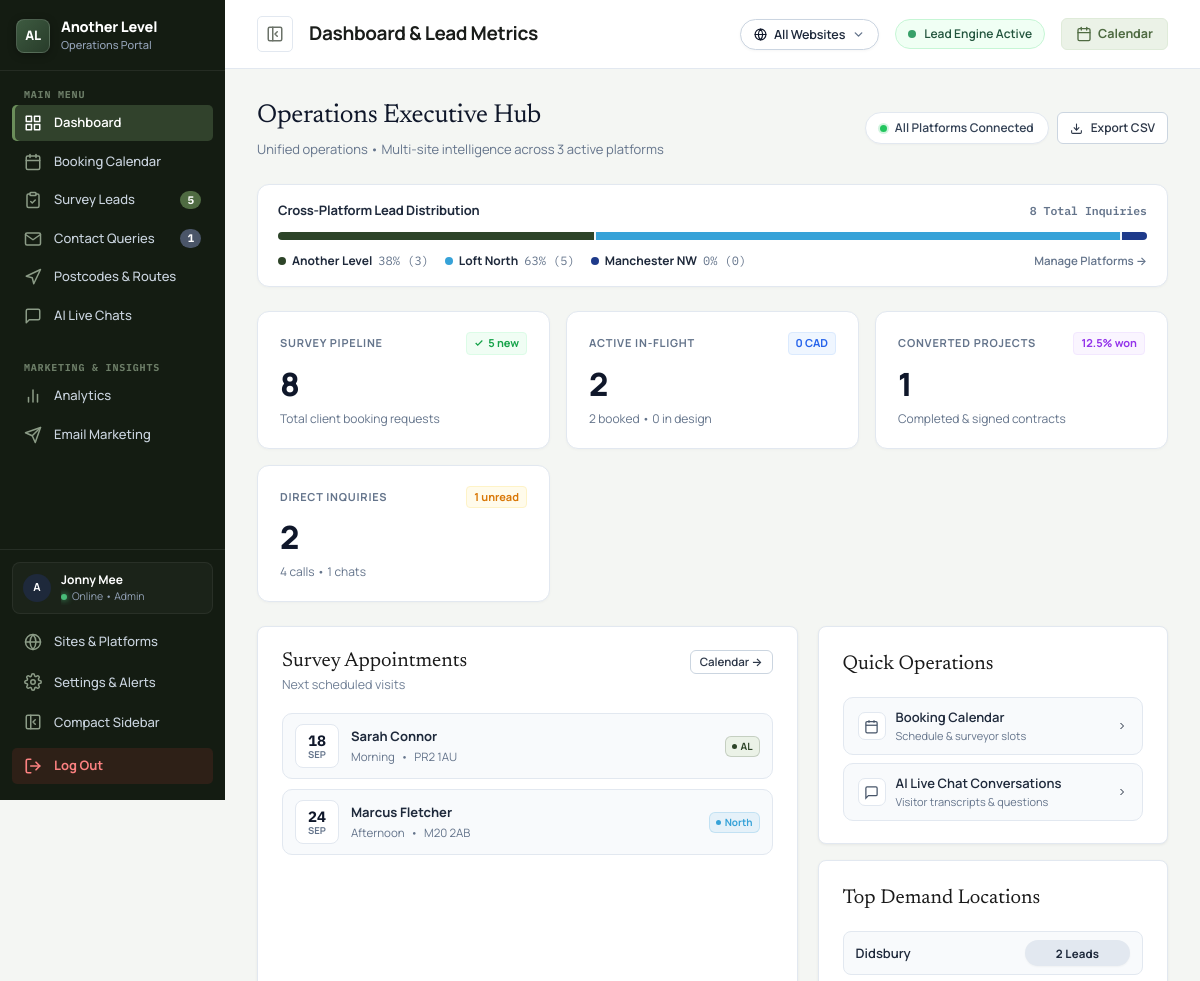
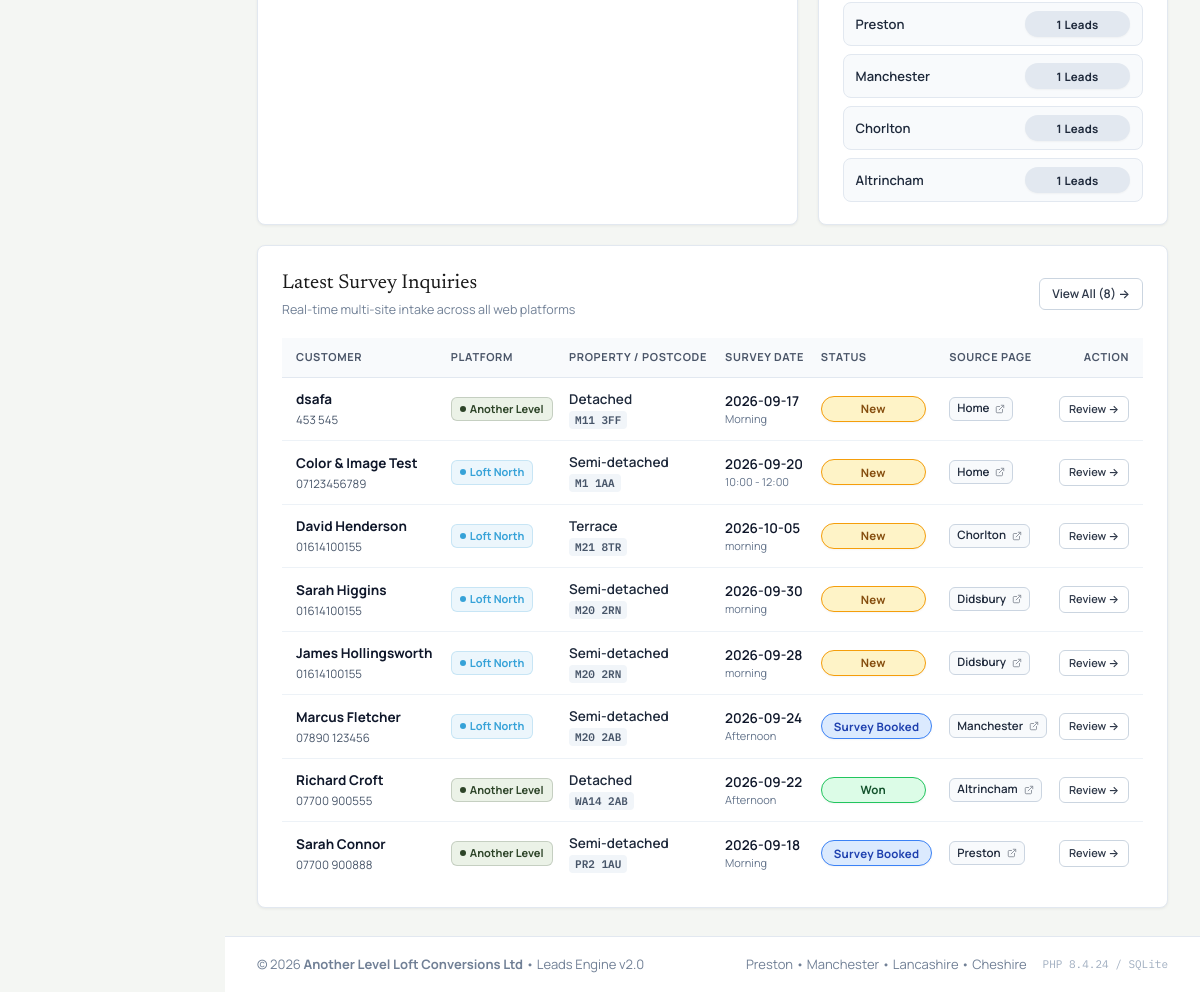
/panel/index.php (signed in), run on the app's committed database (2 pictures, top to bottom).
### tables this page shows
CREATE TABLE sites (
                id INTEGER PRIMARY KEY AUTOINCREMENT,
                site_key TEXT UNIQUE NOT NULL,
                name TEXT NOT NULL,
                short_name TEXT NOT NULL,
                color TEXT NOT NULL,
                badge_bg TEXT NOT NULL,
                domain TEXT,
                phone TEXT,
                email TEXT,
                is_active INTEGER DEFAULT 1,
                created_at DATETIME DEFAULT CURRENT_TIMESTAMP
            );

CREATE TABLE bookings (
            id INTEGER PRIMARY KEY AUTOINCREMENT,
            reference_id TEXT UNIQUE NOT NULL,
            property_type TEXT,
            postcode TEXT,
            address TEXT,
            loft_height TEXT,
            preferred_date TEXT NOT NULL,
            preferred_slot TEXT NOT NULL,
            name TEXT NOT NULL,
            phone TEXT NOT NULL,
            email TEXT,
            status TEXT DEFAULT 'New',
            internal_notes TEXT,
            source_page TEXT,
            ip_address TEXT,
            device_type TEXT,
            browser TEXT,
            location_city TEXT,
            referrer TEXT,
            created_at DATETIME DEFAULT CURRENT_TIMESTAMP,
            updated_at DATETIME DEFAULT CURRENT_TIMESTAMP
        , site_id INTEGER DEFAULT 1);

### panel/index.php (the view, shortened to what the rows shown need)
<?php
require_once __DIR__ . '/includes/sites.php';
$pageTitle = "Dashboard & Lead Metrics";
require_once __DIR__ . '/includes/header.php';
$isAllSites = isAllSitesMode();
$activeSite = getActiveSite();
$siteFilter = buildSiteFilterSql('site_id', 'AND');
$sfClause   = $siteFilter['clause'];
$sfParams   = $siteFilter['params'];
try {
    $recentLeadsStmt = $db->prepare("
        SELECT * FROM bookings
        WHERE LOWER(status) != 'spam' " . $sfClause . "
        ORDER BY id DESC
        LIMIT 10
    ");
    $recentLeadsStmt->execute($sfParams);
    $recentLeads = $recentLeadsStmt->fetchAll(PDO::FETCH_ASSOC);
    $upcomingSurveysStmt = $db->prepare("
        SELECT id, name, phone, preferred_date, preferred_slot, property_type, postcode, site_id, status
        FROM bookings
        WHERE LOWER(status) IN ('survey_booked', 'confirmed') " . $sfClause . "
        ORDER BY preferred_date ASC, id ASC
        LIMIT 4
    ");
    $upcomingSurveysStmt->execute($sfParams);
    $upcomingSurveys = $upcomingSurveysStmt->fetchAll(PDO::FETCH_ASSOC);
    $siteBreakdowns = [];
    $totalNetworkLeads = 0;
    if ($isAllSites) {
        $allSitesList = getAllSites();
        foreach ($allSitesList as $s) {
            $sid = (int)$s['id'];
            $stTotal = (int)$db->query("SELECT COUNT(*) FROM bookings WHERE LOWER(status) != 'spam' AND (site_id = $sid OR (site_id IS NULL AND $sid = 1))")->fetchColumn();
            $stNew   = (int)$db->query("SELECT COUNT(*) FROM bookings WHERE LOWER(status) = 'new' AND (site_id = $sid OR (site_id IS NULL AND $sid = 1))")->fetchColumn();
            $stWon   = (int)$db->query("SELECT COUNT(*) FROM bookings WHERE LOWER(status) = 'won' AND (site_id = $sid OR (site_id IS NULL AND $sid = 1))")->fetchColumn();
            $totalNetworkLeads += $stTotal;
            $siteBreakdowns[] = [
                'site'  => $s,
                'total' => $stTotal,
                'new'   => $stNew,
                'won'   => $stWon
            ];
        }
    }
} catch (Exception $e) {
    $errorMsg = $e->getMessage();
}
?>
<div class="luxury-dashboard-header">
  <div>
    <h1 class="luxury-header-title">
      <?php if ($isAllSites): ?>
        Operations Executive Hub
      <?php else: ?>
        <?php echo htmlspecialchars($activeSite['name']); ?>
      <?php endif; ?>
    </h1>
  </div>
</div>
<?php if ($isAllSites && !empty($siteBreakdowns) && $totalNetworkLeads > 0): ?>
<div class="luxury-share-strip">
  <div class="luxury-share-legend">
    <?php foreach ($siteBreakdowns as $sb):
      $s = $sb['site'];
    ?>
      <a href="?switch_site=<?php echo $s['id']; ?>" class="luxury-legend-item" style="text-decoration:none;color:inherit" title="Filter to <?php echo htmlspecialchars($s['name']); ?>">
        <span class="luxury-legend-dot" style="background:<?php echo htmlspecialchars($s['color']); ?>"></span>
        <strong style="font-weight:700;color:#1E293B"><?php echo htmlspecialchars($s['short_name']); ?></strong>
        <span style="font-family:var(--font-mono);color:#64748B"><?php echo $sb['share']; ?>% (<?php echo $sb['total']; ?>)</span>
      </a>
    <?php endforeach; ?>
  </div>
</div>
<?php endif; ?>
<div class="dashboard-operations-row">
  <div class="panel-card" style="flex:1.4;min-width:0">
    <?php if (empty($upcomingSurveys)): ?>
      <p style="font-size:12.5px;color:#94A3B8;margin:0;padding:8px 0">No upcoming surveys scheduled at the moment.</p>
    <?php else: ?>
      <div class="luxury-agenda-list">
        <?php foreach ($upcomingSurveys as $sLead):
          $ts = !empty($sLead['preferred_date']) ? strtotime($sLead['preferred_date']) : null;
          $dayNum = $ts ? date('d', $ts) : '--';
          $moName = $ts ? date('M', $ts) : 'FLEX';
        ?>
          <a href="bookings.php?lead_id=<?php echo $sLead['id']; ?>" class="luxury-agenda-item">
            <div class="luxury-agenda-date">
              <span class="luxury-agenda-day"><?php echo $dayNum; ?></span>
              <span class="luxury-agenda-mo"><?php echo $moName; ?></span>
            </div>
            <div class="luxury-agenda-info">
              <div class="luxury-agenda-name"><?php echo htmlspecialchars($sLead['name']); ?></div>
              <div class="luxury-agenda-meta">
                <span><?php echo htmlspecialchars($sLead['preferred_slot'] ?: 'Flexible'); ?></span>
                <span>&bull;</span>
                <span><?php echo htmlspecialchars($sLead['postcode']); ?></span>
              </div>
            </div>
            <div class="luxury-agenda-badge">
              <?php echo renderSiteBadge($sLead['site_id'] ?? 1, true); ?>
            </div>
          </a>
        <?php endforeach; ?>
      </div>
    <?php endif; ?>
  </div>
</div>
<div class="panel-card dashboard-leads-card" style="margin-top:20px;overflow:hidden">
  <div class="panel-card-header" style="display:flex;align-items:center;justify-content:space-between">
    <div>
      <h2 class="panel-card-title">Latest Survey Inquiries</h2>
    </div>
  </div>
  <div class="table-responsive">
    <table class="panel-table dashboard-leads-table" style="width:100%">
      <thead>
        <tr>
          <th style="min-width:115px">Customer</th>
          <th style="min-width:78px">Platform</th>
          <th style="min-width:95px">Property / Postcode</th>
          <th style="min-width:92px">Survey Date</th>
          <th style="min-width:75px">Status</th>
          <th style="min-width:85px">Source Page</th>
          <th style="min-width:65px;text-align:right">Action</th>
        </tr>
      </thead>
      <tbody>
        <?php if (empty($recentLeads)): ?>
          <tr>
            <td colspan="7" style="text-align:center;padding:40px 20px;color:#94A3B8">
              <svg viewBox="0 0 24 24" width="32" height="32" fill="none" stroke="currentColor" stroke-width="1.5" style="margin:0 auto 10px;display:block;opacity:0.5"><circle cx="12" cy="12" r="10"></circle><line x1="12" y1="8" x2="12" y2="12"></line><line x1="12" y1="16" x2="12.01" y2="16"></line></svg>
              No bookings recorded yet for this platform view.
            </td>
          </tr>
        <?php else: ?>
          <?php foreach ($recentLeads as $lead): ?>
            <tr>
              <td>
                <strong style="color:#0F172A"><?php echo htmlspecialchars($lead['name']); ?></strong>
                <div style="font-size:11.5px;color:#64748B;margin-top:2px">
                  <a href="tel:<?php echo htmlspecialchars($lead['phone']); ?>" style="color:#475569;text-decoration:none"><?php echo htmlspecialchars($lead['phone']); ?></a>
                </div>
              </td>
              <td>
                <?php echo renderSiteBadge($lead['site_id'] ?? 1); ?>
              </td>
              <td>
                <div style="font-weight:600;color:#1E293B"><?php echo htmlspecialchars($lead['property_type'] ?: 'Loft Conversion'); ?></div>
                <span class="mono-badge" style="font-size:11px"><?php echo htmlspecialchars($lead['postcode'] ?: 'N/A'); ?></span>
              </td>
              <td>
                <div style="font-weight:600;color:#0F172A">
                  <?php echo htmlspecialchars($lead['preferred_date'] ?: 'Flexible'); ?>
                </div>
                <div style="font-size:11px;color:#64748B">
                  <?php echo htmlspecialchars($lead['preferred_slot'] ?: 'Any Slot'); ?>
                </div>
              </td>
              <td>
                <span class="badge badge-<?php echo htmlspecialchars((string)$lead['status']); ?>">
                  <?php echo ucwords(str_replace('_', ' ', (string)$lead['status'])); ?>
                </span>
              </td>
              <td style="white-space:nowrap">
                <?php
                  $rawSrc = $lead['source_page'] ?? $lead['page_url'] ?? '/';
                  $linkUrl = getSitePageUrl($lead['site_id'] ?? 1, (string)$rawSrc);
                  $readableName = formatPageLocation((string)$rawSrc);
                ?>
                <a href="<?php echo htmlspecialchars($linkUrl); ?>" target="_blank" class="source-pill" title="View page: <?php echo htmlspecialchars($readableName); ?>">
                  <span><?php echo htmlspecialchars($readableName); ?></span>
                </a>
              </td>
              <td style="text-align:right;white-space:nowrap">
                <a href="bookings.php?lead_id=<?php echo $lead['id']; ?>" class="btn btn-sm btn-secondary" style="font-size:11px;padding:4px 9px;white-space:nowrap">
                  Review &rarr;
                </a>
              </td>
            </tr>
          <?php endforeach; ?>
        <?php endif; ?>
      </tbody>
    </table>
  </div>
</div>
<?php require_once __DIR__ . '/includes/footer.php'; ?>

### panel/includes/header.php (shortened to what the rows shown need)
<?php
require_once __DIR__ . '/auth.php';
require_once __DIR__ . '/sites.php';
$currentUser = getCurrentUser();
$allSitesList = getAllSites();
?>
<!DOCTYPE html>
<html lang="en">
<head>
  <link rel="stylesheet" href="css/panel.css?v=<?php echo time(); ?>">
</head>
<body class="panel-body">
<div class="panel-wrapper">
  <aside class="panel-sidebar" id="panelSidebar">
    <div class="sidebar-footer">
      <div class="sidebar-user-mini" style="display:flex;align-items:center;gap:10px;padding:8px 10px;margin-bottom:8px;border-radius:8px;background:rgba(255,255,255,0.03);border:1px solid rgba(255,255,255,0.06);">
        <div class="user-avatar" style="width:28px;height:28px;font-size:11px;background:#1E293B;color:#FFFFFF;border-radius:50%;display:flex;align-items:center;justify-content:center;font-weight:700;flex-shrink:0;">
          <?php echo strtoupper(substr($currentUser['username'] ?? 'J', 0, 1)); ?>
        </div>
        <div style="flex:1;min-width:0;overflow:hidden">
          <div style="font-size:12px;font-weight:700;color:#FFFFFF;white-space:nowrap;overflow:hidden;text-overflow:ellipsis">
            <?php echo htmlspecialchars($currentUser['full_name'] ?? 'Jonny Mee'); ?>
          </div>
          <div style="font-size:10.5px;color:#94A3B8;display:flex;align-items:center;gap:5px">
            <span class="status-dot-green"></span> Online &bull; Admin
          </div>
        </div>
      </div>
    </div>
  </aside>
  <div class="panel-main">
    <header class="panel-topbar">
      <div class="topbar-left">
        <div class="mobile-topbar-brand">
          <div>
            <h1 class="topbar-title">
              <span class="topbar-title-full"><?php echo htmlspecialchars($pageTitle); ?></span>
            </h1>
          </div>
        </div>
      </div>
    </header>
    <main class="panel-content">

### panel/includes/sites.php (shortened to what the rows shown need)
<?php
require_once __DIR__ . '/db.php';
require_once __DIR__ . '/auth.php';
function getAllSites(bool $includeInactive = false): array {
    static $sitesCache = null;
    if ($sitesCache !== null && !$includeInactive) {
        return $sitesCache;
    }
    $db = getDb();
    $sql = "SELECT * FROM sites" . ($includeInactive ? "" : " WHERE is_active = 1") . " ORDER BY id ASC";
    $sites = $db->query($sql)->fetchAll(PDO::FETCH_ASSOC);
    if (!$includeInactive) {
        $sitesCache = $sites;
    }
    return $sites;
}
function getSiteById(int $id): ?array {
    $sites = getAllSites(true);
    foreach ($sites as $s) {
        if ((int)$s['id'] === $id) {
            return $s;
        }
    }
    return null;
}
function getActiveSiteId(): string|int {
    $switchParam = $_GET['switch_site'] ?? $_GET['site'] ?? null;
    if (isset($_SESSION['active_site_id'])) {
        return $_SESSION['active_site_id'] === 'all' ? 'all' : (int)$_SESSION['active_site_id'];
    }
    return 'all';
}
function isAllSitesMode(): bool {
    return getActiveSiteId() === 'all';
}
function renderSiteBadge(int|string $siteId, bool $isSmall = false): string {
    $site = getSiteById((int)$siteId);
    $color = htmlspecialchars($site['color']);
    $bg = htmlspecialchars($site['badge_bg']);
    if ($isSmall) {
        $short = match((int)$site['id']) {
            1 => 'AL',
            2 => 'North',
            default => 'Site ' . $site['id']
        };
        $fontSize = '10px';
        $padding = '2px 6px';
        $dotSize = '5px';
    } else {
        $short = htmlspecialchars($site['short_name']);
        $fontSize = '11px';
        $padding = '3px 8px';
        $dotSize = '6px';
    }
    return sprintf(
        '<span class="site-tag site-tag-%s" style="background:%s;color:%s;border:1px solid %s33;font-size:%s;padding:%s;border-radius:6px;font-weight:700;display:inline-flex;align-items:center;gap:4px;white-space:nowrap;flex-shrink:0;"><span style="width:%s;height:%s;border-radius:50%%;background:%s;display:inline-block;flex-shrink:0"></span>%s</span>',
        htmlspecialchars($site['site_key']),
        $bg,
        $color,
        $color,
        $fontSize,
        $padding,
        $dotSize,
        $dotSize,
        $color,
        $short
    );
}
function buildSiteFilterSql(string $column = 'site_id', string $operator = 'WHERE'): array {
    $id = getActiveSiteId();
    if ($id === 'all') {
        return [
            'clause' => '',
            'params' => []
        ];
    }
    $prefix = $operator === 'AND' ? ' AND ' : ' WHERE ';
    return [
        'clause' => "{$prefix} ({$column} = ? OR {$column} IS NULL)",
        'params' => [(int)$id]
    ];
}
function getSitePageUrl(int|string|null $siteId, ?string $rawPageUrl): string {
    $siteId = (int)($siteId ?: 1);
    $path = trim((string)$rawPageUrl);
    if ($path === "" || $path === "/" || $path === "home") {
        $path = "index.php";
    }
    $cleanPath = ltrim($path, "/");
    $httpHost = $_SERVER["HTTP_HOST"] ?? "localhost:8000";
    $hostOnly = explode(":", $httpHost)[0];
    $isLocal = in_array($hostOnly, ["localhost", "127.0.0.1", "::1"], true)
               || str_ends_with($hostOnly, ".test")
               || str_ends_with($hostOnly, ".local")
               || filter_var($hostOnly, FILTER_VALIDATE_IP) !== false;
    if ($isLocal) {
        $scheme = (!empty($_SERVER["HTTPS"]) && $_SERVER["HTTPS"] !== "off") ? "https" : "http";
        if ($siteId === 2) {
            return "{$scheme}://{$hostOnly}:8001/{$cleanPath}";
        } elseif ($siteId === 1) {
            return "{$scheme}://{$hostOnly}:8000/{$cleanPath}";
        } else {
            $port = 8000 + ($siteId - 1);
            return "{$scheme}://{$hostOnly}:{$port}/{$cleanPath}";
        }
    }
    $site = getSiteById($siteId);
    $domain = !empty($site["domain"]) ? $site["domain"] : "anotherlevelloftconversions.co.uk";
    return "https://{$domain}/{$cleanPath}";
}

### data on the page
sites: short_name "Another Level", share "38", total "3"
sites: short_name "Loft North", share "63", total "5"
sites: short_name "Manchester NW", share "0", total "0"
bookings: preferred_date "18", preferred_date "SEP", name "Sarah Connor", preferred_slot "Morning", postcode "PR2 1AU", site "AL", phone "07700 900888", site.short_name "Another Level", property_type "Semi-detached", preferred_date "2026-09-18", status "Survey Booked", source_page "Preston"
bookings: preferred_date "24", preferred_date "SEP", name "Marcus Fletcher", preferred_slot "Afternoon", postcode "M20 2AB", site "North", phone "07890 123456", site.short_name "Loft North", property_type "Semi-detached", preferred_date "2026-09-24", status "Survey Booked", source_page "Manchester"
bookings: name "dsafa", phone "453 545", site.short_name "Another Level", property_type "Detached", postcode "M11 3FF", preferred_date "2026-09-17", preferred_slot "Morning", status "New", source_page "Home"
bookings: name "Color & Image Test", phone "07123456789", site.short_name "Loft North", property_type "Semi-detached", postcode "M1 1AA", preferred_date "2026-09-20", preferred_slot "10:00 - 12:00", status "New", source_page "Home"
bookings: name "David Henderson", phone "01614100155", site.short_name "Loft North", property_type "Terrace", postcode "M21 8TR", preferred_date "2026-10-05", preferred_slot "morning", status "New", source_page "Chorlton"
bookings: name "Sarah Higgins", phone "01614100155", site.short_name "Loft North", property_type "Semi-detached", postcode "M20 2RN", preferred_date "2026-09-30", preferred_slot "morning", status "New", source_page "Didsbury"
bookings: name "James Hollingsworth", phone "01614100155", site.short_name "Loft North", property_type "Semi-detached", postcode "M20 2RN", preferred_date "2026-09-28", preferred_slot "morning", status "New", source_page "Didsbury"
bookings: name "Richard Croft", phone "07700 900555", site.short_name "Another Level", property_type "Detached", postcode "WA14 2AB", preferred_date "2026-09-22", preferred_slot "Afternoon", status "Won", source_page "Altrincham"

### other printed values
$newBookingsCount "5"
$newContactsCount "1"
substr($currentUser['username'] ?? 'J', 0, 1) "A"
$currentUser['full_name'] "Jonny Mee"
$pageTitle "Dashboard & Lead Metrics"
count($siteBreakdowns) "3"
$totalNetworkLeads "8"
$newBookings "5"
$totalBookings "8"
$cadSent "0"
$surveyBooked + $cadSent "2"
$surveyBooked "2"
$conversionRate "12.5"
$wonBookings "1"
$newContacts "1"
